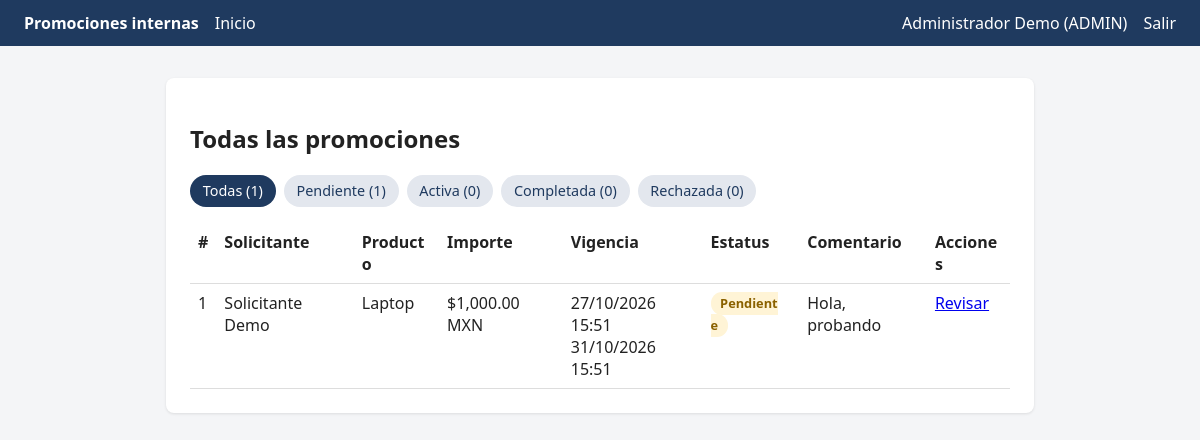
The app's page /index.php (signed in), older data.
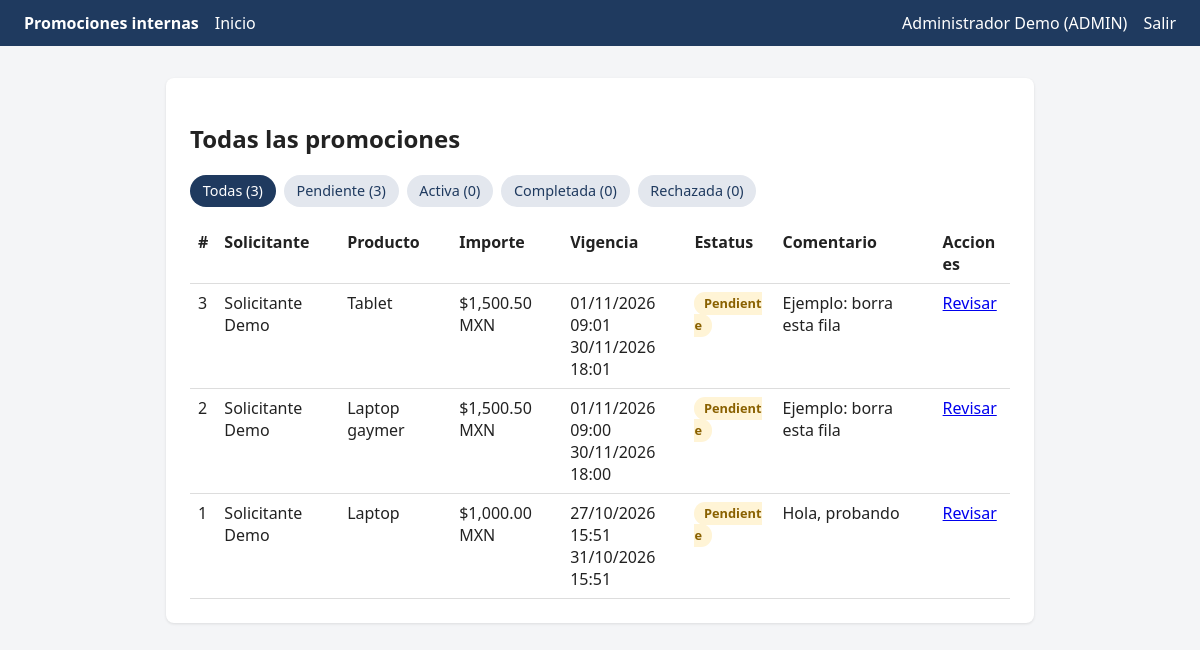
The same page, newer data.
### tables this page shows
CREATE TABLE promociones (
        id           INTEGER PRIMARY KEY AUTOINCREMENT,
        producto     VARCHAR(50)  NOT NULL,
        importe      NUMERIC(12,2) NOT NULL,
        moneda       INTEGER NOT NULL DEFAULT 0 CHECK (moneda IN (0, 1)),
        fecha_inicio DATETIME NOT NULL,
        fecha_fin    DATETIME NOT NULL,
        estatus      INTEGER NOT NULL DEFAULT 0 CHECK (estatus IN (0, 1, 2, 3)),
        comentario   VARCHAR(255),
        usuario_id   INTEGER NOT NULL,
        created_at   DATETIME NOT NULL DEFAULT CURRENT_TIMESTAMP,
        FOREIGN KEY (usuario_id) REFERENCES usuarios(id)
    );

CREATE TABLE usuarios (
        id            INTEGER PRIMARY KEY AUTOINCREMENT,
        nombre        VARCHAR(50)  NOT NULL,
        usuario       VARCHAR(30)  NOT NULL UNIQUE,
        password_hash VARCHAR(255) NOT NULL,
        rol           VARCHAR(15)  NOT NULL CHECK (rol IN ("SOLICITANTE", "ADMIN"))
    );

### app/auth.php (called while the page is built, shortened)
<?php
require_once __DIR__ . '/db.php';
function h(?string $texto): string
{
    return htmlspecialchars($texto ?? '', ENT_QUOTES, 'UTF-8');
}
function usuario_actual(): ?array
{
    return $_SESSION['usuario'] ?? null;
}
function es_admin(): bool
{
    return (usuario_actual()['rol'] ?? null) === 'ADMIN';
}

### app/db.php (called while the page is built, shortened)
<?php
function db(): PDO
{
    static $pdo = null;
    if ($pdo === null) {
        $pdo = new PDO('sqlite:' . __DIR__ . '/../database/promociones.sqlite');
        $pdo->setAttribute(PDO::ATTR_ERRMODE, PDO::ERRMODE_EXCEPTION);
        $pdo->setAttribute(PDO::ATTR_DEFAULT_FETCH_MODE, PDO::FETCH_ASSOC);
        $pdo->exec('PRAGMA foreign_keys = ON;');
    }
    return $pdo;
}

### app/promociones.php (called while the page is built, shortened)
<?php
require_once __DIR__ . '/db.php';
function listar_promociones(?int $estatus, ?int $usuarioId): array
{
    $sql = '
        SELECT p.*, u.nombre AS solicitante
        FROM promociones p
        JOIN usuarios u ON p.usuario_id = u.id
        WHERE 1=1
    ';
    $params = [];
    $sql .= ' ORDER BY p.fecha_inicio DESC';
    $stmt = db()->prepare($sql);
    $stmt->execute($params);
    return $stmt->fetchAll();
}
function contar_por_estatus(?int $usuarioId): array
{
    $sql = 'SELECT estatus, COUNT(*) FROM promociones';
    $params = [];
    $stmt = db()->prepare($sql . ' GROUP BY estatus');
    $stmt->execute($params);
    return $stmt->fetchAll(PDO::FETCH_KEY_PAIR);
}
function formatear_importe(float|int|string $importe, int $moneda): string
{
    return '$' . number_format((float) $importe, 2) . ' ' . MONEDAS[$moneda];
}
function formatear_fecha(string $fecha): string
{
    return date('d/m/Y H:i', strtotime($fecha));
}

### public/index.php (the view, shortened to what this page needs)
<?php
require __DIR__ . '/../app/auth.php';
require __DIR__ . '/../app/promociones.php';
$usuario = requerir_login();
$filtroUsuario = es_admin() ? null : $usuario['id'];
$estatus = null;
$promociones = listar_promociones($estatus, $filtroUsuario);
$conteos = contar_por_estatus($filtroUsuario);
require __DIR__ . '/../app/header.php';
?>
<div class="card">
    <h2><?= es_admin() ? 'Todas las promociones' : 'Mis promociones' ?></h2>
    <div class="tabs">
        <a href="index.php" class="<?= $estatus === null ? 'activa' : '' ?>">
            Todas (<?= array_sum($conteos) ?>)
        </a>
        <?php foreach (ESTATUS as $codigo => $nombre): ?>
            <a href="index.php?estatus=<?= $codigo ?>" class="<?= $estatus === $codigo ? 'activa' : '' ?>">
                <?= h($nombre) ?> (<?= $conteos[$codigo] ?? 0 ?>)
            </a>
        <?php endforeach; ?>
    </div>
    <?php if (!$promociones): ?>
        <p>No hay promociones para mostrar.</p>
    <?php else: ?>
        <table>
            <thead>
                <tr>
                    <th>#</th>
                    <?php if (es_admin()): ?>
                        <th>Solicitante</th><?php endif; ?>
                    <th>Producto</th>
                    <th>Importe</th>
                    <th>Vigencia</th>
                    <th>Estatus</th>
                    <th>Comentario</th>
                    <th>Acciones</th>
                </tr>
            </thead>
            <tbody>
                <?php foreach ($promociones as $p): ?>
                    <tr>
                        <td><?= (int) $p['id'] ?></td>
                        <?php if (es_admin()): ?>
                            <td><?= h($p['solicitante']) ?></td><?php endif; ?>
                        <td><?= h($p['producto']) ?></td>
                        <td><?= h(formatear_importe($p['importe'], (int) $p['moneda'])) ?></td>
                        <td>
                            <?= h(formatear_fecha($p['fecha_inicio'])) ?><br>
                            <?= h(formatear_fecha($p['fecha_fin'])) ?>
                        </td>
                        <td><span class="badge estatus-<?= (int) $p['estatus'] ?>"><?= h(ESTATUS[(int) $p['estatus']]) ?></span>
                        </td>
                        <td>
                            <?= h($p['comentario']) ?>
                        </td>
                        <td>
                            <?php if ((int) $p['estatus'] === 0): ?>
                                <?php if (es_admin()): ?>
                                    <a href="revisar.php?id=<?= (int) $p['id'] ?>">Revisar</a>
                                <?php else: ?>
                                    <a href="editar.php?id=<?= (int) $p['id'] ?>">Editar</a>
                                <?php endif; ?>
                            <?php endif; ?>
                        </td>
                    </tr>
                <?php endforeach; ?>
            </tbody>
        </table>
    <?php endif; ?>
</div>
<?php require __DIR__ . '/../app/footer.php'; ?>

### app/header.php (shortened to what this page needs)
<?php $usuario = usuario_actual(); ?>
<!DOCTYPE html>
<html lang="es">
<head>
    <link rel="stylesheet" href="style.css">
</head>
<body>
    <?php if ($usuario): ?>
        <nav class="nav">
            <strong>Promociones internas</strong>
            <a href="index.php">Inicio</a>
            <span><?= h($usuario['nombre']) ?> (<?= h($usuario['rol']) ?>)</span>
            <a href="logout.php">Salir</a>
        </nav>
    <?php endif; ?>
    <main class="container">

### app/footer.php
</main>
</body>
</html>

### public/style.css (style rules this page uses)
* { box-sizing: border-box; }
body { font-family: system-ui, sans-serif; margin: 0; background: #f4f5f7; color: #222; }
.nav { display: flex; gap: 1rem; align-items: center; padding: .75rem 1.5rem; background: #1f3a5f; color: #fff; }
.nav a { color: #fff; text-decoration: none; }
.container { max-width: 900px; margin: 2rem auto; padding: 0 1rem; }
.card { background: #fff; padding: 1.5rem; border-radius: 8px; box-shadow: 0 1px 3px rgba(0,0,0,.1); }
table { width: 100%; border-collapse: collapse; background: #fff; }
th, td { padding: .5rem; border-bottom: 1px solid #ddd; text-align: left; }
.tabs { display: flex; flex-wrap: wrap; gap: .5rem; margin: 1rem 0; }
.tabs a { padding: .4rem .8rem; border-radius: 999px; background: #e3e7ee; color: #1f3a5f; text-decoration: none; font-size: .9rem; }
.tabs a.activa { background: #1f3a5f; color: #fff; }
.badge { padding: .15rem .6rem; border-radius: 999px; font-size: .8rem; font-weight: 600; }
.estatus-0 { background: #fff4d6; color: #8a6100; }
td, th { overflow-wrap: anywhere; vertical-align: top; }
td:nth-child(n) { max-width: 320px; }
.card { overflow-x: auto; }

Row changes from the older to the newer data that the page shows:
added promociones: id "3", usuario.nombre "Solicitante Demo", producto "Tablet", formatear_importe($p['importe'], (int) $p['moneda']) "$1,500.50 MXN", fecha_inicio "01/11/2026 09:01", fecha_fin "30/11/2026 18:01", estatus "Pendiente", comentario "Ejemplo: borra esta fila"
added promociones: id "2", usuario.nombre "Solicitante Demo", producto "Laptop gaymer", formatear_importe($p['importe'], (int) $p['moneda']) "$1,500.50 MXN", fecha_inicio "01/11/2026 09:00", fecha_fin "30/11/2026 18:00", estatus "Pendiente", comentario "Ejemplo: borra esta fila"
Text that changed along with them:
array_sum($conteos): "1" → "3"
new list line: "Pendiente ( 3 )"
list line gone: "Pendiente ( 1 )"
